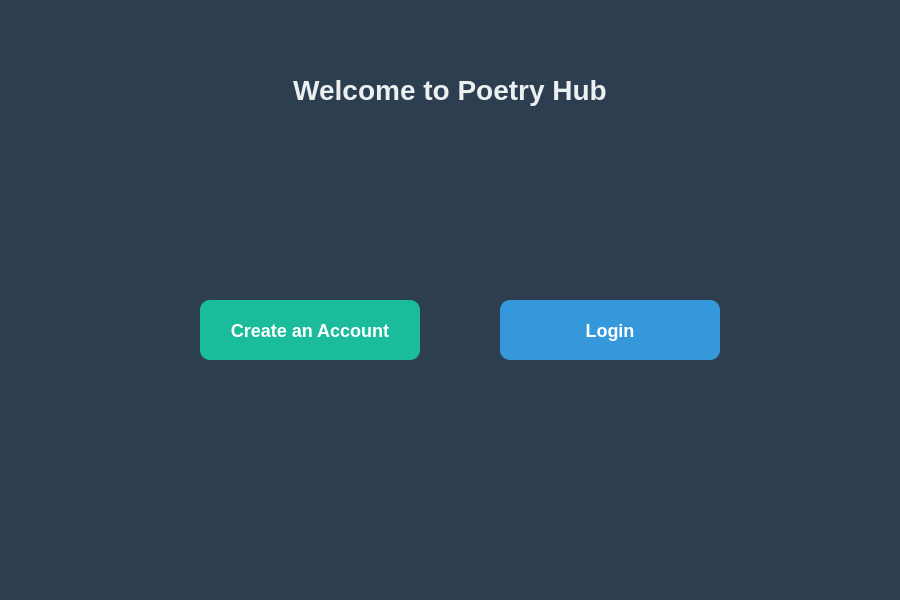
<?xml version="1.0" encoding="UTF-8"?>
<ui version="4.0">
 <class>MainWindow</class>
 <widget class="QMainWindow" name="MainWindow">
  <property name="geometry">
   <rect>
    <x>0</x>
    <y>0</y>
    <width>900</width>
    <height>600</height>
   </rect>
  </property>
  <property name="windowTitle">
   <string>Poetry Hub</string>
  </property>
  <property name="styleSheet">
   <string notr="true">
    background-color: #2C3E50;
    color: white;
   </string>
  </property>
  <widget class="QWidget" name="centralwidget">
   <widget class="QLabel" name="titleLabel">
    <property name="geometry">
     <rect>
      <x>250</x>
      <y>50</y>
      <width>400</width>
      <height>80</height>
     </rect>
    </property>
    <property name="styleSheet">
     <string notr="true">
      font-size: 28px;
      font-weight: bold;
      background: none;
      color: #ECF0F1;
     </string>
    </property>
    <property name="text">
     <string>Welcome to Poetry Hub</string>
    </property>
    <property name="alignment">
     <set>Qt::AlignmentFlag::AlignCenter</set>
    </property>
   </widget>
   <widget class="QPushButton" name="registerButton">
    <property name="geometry">
     <rect>
      <x>200</x>
      <y>300</y>
      <width>220</width>
      <height>60</height>
     </rect>
    </property>
    <property name="styleSheet">
     <string notr="true">
      background-color: #1ABC9C;
      font-size: 18px;
      font-weight: bold;
      color: white;
      border-radius: 10px;
     </string>
    </property>
    <property name="text">
     <string>Create an Account</string>
    </property>
   </widget>
   <widget class="QPushButton" name="loginButton">
    <property name="geometry">
     <rect>
      <x>500</x>
      <y>300</y>
      <width>220</width>
      <height>60</height>
     </rect>
    </property>
    <property name="styleSheet">
     <string notr="true">
      background-color: #3498DB;
      font-size: 18px;
      font-weight: bold;
      color: white;
      border-radius: 10px;
     </string>
    </property>
    <property name="text">
     <string>Login</string>
    </property>
   </widget>
  </widget>
  <widget class="QMenuBar" name="menubar">
   <property name="geometry">
    <rect>
     <x>0</x>
     <y>0</y>
     <width>900</width>
     <height>17</height>
    </rect>
   </property>
  </widget>
  <widget class="QStatusBar" name="statusbar"/>
 </widget>
 <resources/>
 <connections/>
</ui>
